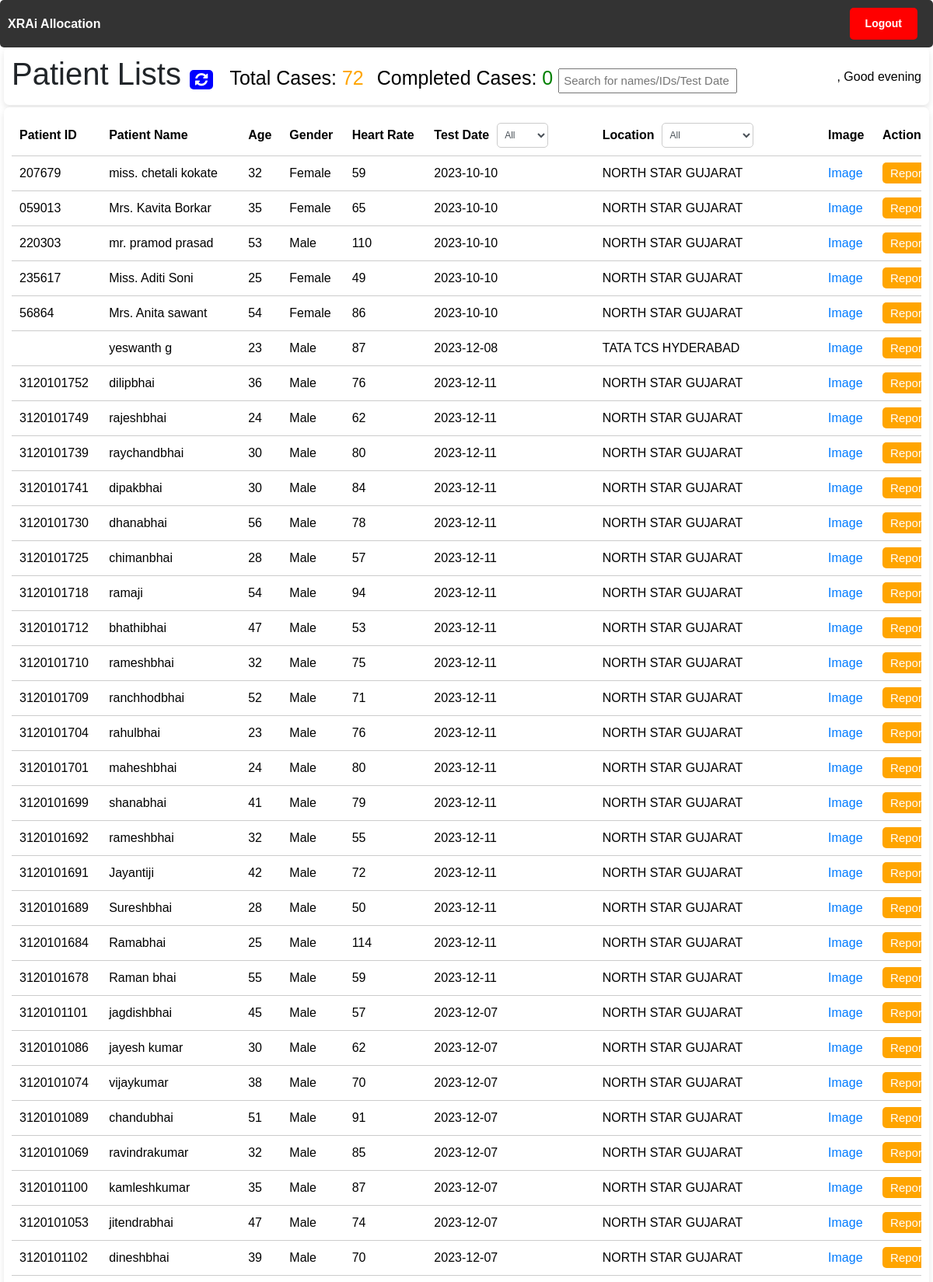
The page /allocation (upper part) on the database its author committed.
### users/models/patientdetails.py (models this page shows, shortened)
class PatientDetails(models.Model):
    GENDER_CHOICES = [
        ('Male', 'Male'),
        ('Female', 'Female'),
        ('Other', 'Other'),
    ]
    PatientId = models.CharField(max_length=15)
    PatientName = models.CharField(max_length=30)
    age = models.CharField(max_length=30)
    gender = models.CharField(max_length=15)
    HeartRate = models.CharField(max_length=30, null=True, blank=True)
    TestDate = models.CharField(max_length=20)
    ReportDate = models.CharField(max_length=20)
    PRInterval = models.CharField(max_length=30, null=True, blank=True)
    date = models.ForeignKey(Date, on_delete=models.CASCADE, default=None)
    reportimage = models.URLField(max_length=200, null=True, blank=True)
    cardiologist = models.ForeignKey(PersonalInfo, on_delete=models.SET_NULL, null=True, blank=True)

### users/models/Date.py (models this page shows)
class Date(models.Model):
    date_field = models.DateField()
    location = models.ForeignKey(Location, on_delete=models.CASCADE)
    def __str__(self):
        return str(self.date_field)

### users/models/Location.py (models this page shows)
class Location(models.Model):
    name = models.CharField(max_length=100)
    technician_name = models.CharField(max_length=100, default="Unknown Technician")
    city = models.ForeignKey(City, on_delete=models.CASCADE)
    def __str__(self):
        return self.name

### users/views.py (the view)
# urls.py: path('allocation', views.allocation, name='allocation'),
def allocation(request):
    patients = PatientDetails.objects.all()
    unique_date = Date.objects.all()
    unique_location = Location.objects.all()
    return render(request, 'users/allocation.html', {'patients': patients, 'Date': unique_date, "Location": unique_location})

### users/templates/users/allocation.html (shortened to what this page needs)
<!DOCTYPE html>
<html>
  {% load tz %} {% load static %}
  <head>
    <link rel="stylesheet" href="{% static 'resource/css/main.css' %}" />
    <link
      rel="stylesheet"
      href="https://stackpath.bootstrapcdn.com/bootstrap/4.5.0/css/bootstrap.min.css"
    />
    <link
      rel="stylesheet"
      href="https://cdnjs.cloudflare.com/ajax/libs/font-awesome/4.7.0/css/font-awesome.min.css"
    />
  </head>
  <body>
    <nav class="navbar">
      <ul>
        <li>
          <a href="/allocation"><strong>XRAi Allocation</strong></a>
        </li>
      </ul>
      <ul>
        <li>
          <a href="/logout"
            ><button class="logout-button btn btn-sm">
              <strong>Logout</strong>
            </button></a
          >
        </li>
      </ul>
    </nav>
    <div class="container">
      <div class="row">
        <div class="col-lg-12">
          <div class="card">
            <div class="card-body">
              <h1 class="header">
                Patient Lists
                <button type="button" class="refresh" onclick="refreshPage()">
                  <i style="font-size: 19px" class="fa">&#xf021;</i>
                </button>
                <span id="count1">Total Cases: <span id="totalRowCount">0</span>
                <span id="count2">Completed Cases: <span id="reportedRowCount">0</span>
                <input type="text" id="myInput" onkeyup="myFunction()" placeholder="Search for names/IDs/Test Date" title="Type in a name">
                <div class="greeting" id="greeting">
                  {% if user %}
                  <h6>
                    <strong>{{ user.first_name }}</strong>,
                    <span id="greeting-text"></span>
                  </h6>
                  {% endif %}
                </div>
              </h1>
            </div>
          </div>
        </div>
      </div>
      <div class="card">
        <div class="card-body">
          <div class="table-container">
            <table id="patientTable">
              <thead>
                <tr>
                  <th>Patient ID</th>
                  <th>Patient Name</th>
                  <th>Age</th>
                  <th>Gender</th>
                  <th>Heart Rate</th>
                  <th>
                      <div class="filter-dropdown-container">
                          <div>Test Date</div>
                          <div class="dropdown-select1" id="filter-date-dropdown-date">
                              <select id="filter-date-select-date" class="form-control">
                                  <option value="">All</option>
                              </select>
                          </div>
                      </div>
                  </th>
                  <th>
                      <div class="filter-dropdown-container">
                          <div>Location</div>
                          <div class="dropdown-select1" id="filter-location-dropdown">
                              <select id="filter-location-select-location" class="form-control">
                                  <option value="">All</option>
                              </select>
                          </div>
                      </div>
                  </th>
                  <th>Image</th>
                  <th>Actions</th>
                </tr>
              </thead>
              <tbody>
                {% for patient in patients %}
                <tr class="patientRow" id="{{ patient.PatientId }}">
                  <td>{{ patient.PatientId }}</td>
                  <td>{{ patient.PatientName }}</td>
                  <td>{{ patient.age }}</td>
                  <td>{{ patient.gender }}</td>
                  <td>{{ patient.HeartRate }}</td>
                  <td>{{ patient.TestDate }}</td>
                  <td>{{ patient.date.location.name }}</td>
                  <td>
                    <a
                      class="imageButton"
                      target="_blank"
                      href="{{ patient.reportimage }}"
                    >
                      Image
                    </a>
                  </td>
                  <td>
                    <a
                      class="reportButton"
                      href="reporting-bot?data-patientid={{ patient.PatientId }}&data-patientname={{ patient.PatientName }}&data-age={{ patient.age }}&data-gender={{ patient.gender }}&data-heartrate={{ patient.HeartRate }}&data-printerval={{patient.PRInterval}}&data-testdate={{ patient.TestDate }}&data-reportdate={{ patient.ReportDate }}&data-reportimage={{ patient.reportimage }}"
                      data-patient-id="{{ patient.PatientId }}"
                      data-patientname="{{ patient.PatientName }}"
                      data-age="{{ patient.age }}"
                      data-gender="{{ patient.gender }}"
                      data-heartrate="{{ patient.HeartRate }}"
                      data-printerval="{{ patient.PRInterval }}"
                      data-testdate="{{ patient.TestDate }}"
                      data-reportdate="{{ patient.ReportDate }}"
                      data-reportimage="{{ patient.reportimage }}"
                      onclick="changeButtonColor(this);"
                    >
                      Report
                    </a>
                  </td>
                </tr>
                {% endfor %}
              </tbody>
            </table>
          </div>
        </div>
      </div>
    </div>
  </body>
</html>

### users/static/resource/css/main.css (style rules this page uses)
.container { margin-top: 20px; }

### users/templates/users/allocation.html (style rules this page uses)
body { font-family: Arial, sans-serif; margin: 0; padding: 0; display: flex; min-height: 100vh; flex-direction: column; }
.container { margin: 0 auto; width: 100%; max-width: 100%; padding-left: 5px; padding-right: 5px; }
.card { border: none; border-radius: 7px; box-shadow: 0 4px 8px rgba(0, 0, 0, 0.1); margin-bottom: 3px; position: sticky; top: 0; z-index: 1; background-color: #fff; }
.card-body { padding: 10px; }
#count1 { padding: 10px; font-size: 25px; color: black; }
#count2 { padding: 10px; font-size: 25px; color: black; }
#totalRowCount { color: orange; }
#reportedRowCount { color: green; }
.header { margin-bottom: 5px; background-color: #fff; z-index: 10; position: sticky; top: 60px; }
table { width: 100%; border-collapse: collapse; background-color: #ccc; }
th, td { padding: 10px; text-align: left; border-bottom: 1px solid #ccc; }
th:last-child, td:last-child { border-right: none; }
th:first-child, td:first-child { position: sticky; left: 0; background-color: #fff; z-index: 1; }
td:first-child { z-index: 2; }
.table-container { height: 100%; overflow-y: auto; }
.dropdown-select1 { position: relative; }
.dropdown-select1 select { width: 70%; padding: 5px; font-size: 12px; border: 1px solid #ccc; border-radius: 5px; }
.greeting { margin-top: 18px; text-align: right; font-weight: bold; float: right; color: black; }
.filter-dropdown-container { display: flex; align-items: center; }
.filter-dropdown-container > div { margin-right: 10px; }
.reportButton { color: white; background-color: #ffa500; border: none; border-radius: 5px; padding: 5px 10px; font-size: 15px; cursor: pointer; }
.refresh { background-color: blue; color: white; padding: 3px 7px; border: none; border-radius: 5px; font-size: 12px; }
.navbar { background-color: #333; color: #fff; padding: 10px; z-index: 999; display: flex; justify-content: space-between; align-items: center; position: sticky; top: 0; border-radius: 5px; }
.navbar ul { list-style-type: none; margin: 0; padding: 0; }
.navbar ul li { display: inline; margin-right: 10px; }
.navbar ul li a { color: #fff; text-decoration: none; }
.logout-button { background-color: red; color: white; padding: 10px 20px; border: none; border-radius: 5px; }
#patientTable { width: 100vw; background-color: white; color: black; }
#myInput { padding: 5px; font-size: 15px; width: 230px; }

### rows shown on the page
PatientDetails: PatientId "207679", PatientName "miss. chetali kokate", age "32", gender "Female", HeartRate "59", TestDate "2023-10-10", date.location.name "NORTH STAR GUJARAT"
PatientDetails: PatientId "059013", PatientName "Mrs. Kavita Borkar", age "35", gender "Female", HeartRate "65", TestDate "2023-10-10", date.location.name "NORTH STAR GUJARAT"
PatientDetails: PatientId "220303", PatientName "mr. pramod prasad", age "53", gender "Male", HeartRate "110", TestDate "2023-10-10", date.location.name "NORTH STAR GUJARAT"
PatientDetails: PatientId "235617", PatientName "Miss. Aditi Soni", age "25", gender "Female", HeartRate "49", TestDate "2023-10-10", date.location.name "NORTH STAR GUJARAT"
PatientDetails: PatientId "56864", PatientName "Mrs. Anita sawant", age "54", gender "Female", HeartRate "86", TestDate "2023-10-10", date.location.name "NORTH STAR GUJARAT"
PatientDetails: PatientName "yeswanth g", age "23", gender "Male", HeartRate "87", TestDate "2023-12-08", date.location.name "TATA TCS HYDERABAD"
PatientDetails: PatientId "3120101752", PatientName "dilipbhai", age "36", gender "Male", HeartRate "76", TestDate "2023-12-11", date.location.name "NORTH STAR GUJARAT"
PatientDetails: PatientId "3120101749", PatientName "rajeshbhai", age "24", gender "Male", HeartRate "62", TestDate "2023-12-11", date.location.name "NORTH STAR GUJARAT"
PatientDetails: PatientId "3120101739", PatientName "raychandbhai", age "30", gender "Male", HeartRate "80", TestDate "2023-12-11", date.location.name "NORTH STAR GUJARAT"
PatientDetails: PatientId "3120101741", PatientName "dipakbhai", age "30", gender "Male", HeartRate "84", TestDate "2023-12-11", date.location.name "NORTH STAR GUJARAT"
PatientDetails: PatientId "3120101730", PatientName "dhanabhai", age "56", gender "Male", HeartRate "78", TestDate "2023-12-11", date.location.name "NORTH STAR GUJARAT"
PatientDetails: PatientId "3120101725", PatientName "chimanbhai", age "28", gender "Male", HeartRate "57", TestDate "2023-12-11", date.location.name "NORTH STAR GUJARAT"
PatientDetails: PatientId "3120101718", PatientName "ramaji", age "54", gender "Male", HeartRate "94", TestDate "2023-12-11", date.location.name "NORTH STAR GUJARAT"
PatientDetails: PatientId "3120101712", PatientName "bhathibhai", age "47", gender "Male", HeartRate "53", TestDate "2023-12-11", date.location.name "NORTH STAR GUJARAT"
PatientDetails: PatientId "3120101710", PatientName "rameshbhai", age "32", gender "Male", HeartRate "75", TestDate "2023-12-11", date.location.name "NORTH STAR GUJARAT"
PatientDetails: PatientId "3120101709", PatientName "ranchhodbhai", age "52", gender "Male", HeartRate "71", TestDate "2023-12-11", date.location.name "NORTH STAR GUJARAT"
PatientDetails: PatientId "3120101704", PatientName "rahulbhai", age "23", gender "Male", HeartRate "76", TestDate "2023-12-11", date.location.name "NORTH STAR GUJARAT"
PatientDetails: PatientId "3120101701", PatientName "maheshbhai", age "24", gender "Male", HeartRate "80", TestDate "2023-12-11", date.location.name "NORTH STAR GUJARAT"
PatientDetails: PatientId "3120101699", PatientName "shanabhai", age "41", gender "Male", HeartRate "79", TestDate "2023-12-11", date.location.name "NORTH STAR GUJARAT"
PatientDetails: PatientId "3120101692", PatientName "rameshbhai", age "32", gender "Male", HeartRate "55", TestDate "2023-12-11", date.location.name "NORTH STAR GUJARAT"
PatientDetails: PatientId "3120101691", PatientName "Jayantiji", age "42", gender "Male", HeartRate "72", TestDate "2023-12-11", date.location.name "NORTH STAR GUJARAT"
PatientDetails: PatientId "3120101689", PatientName "Sureshbhai", age "28", gender "Male", HeartRate "50", TestDate "2023-12-11", date.location.name "NORTH STAR GUJARAT"
PatientDetails: PatientId "3120101684", PatientName "Ramabhai", age "25", gender "Male", HeartRate "114", TestDate "2023-12-11", date.location.name "NORTH STAR GUJARAT"
PatientDetails: PatientId "3120101678", PatientName "Raman bhai", age "55", gender "Male", HeartRate "59", TestDate "2023-12-11", date.location.name "NORTH STAR GUJARAT"
PatientDetails: PatientId "3120101101", PatientName "jagdishbhai", age "45", gender "Male", HeartRate "57", TestDate "2023-12-07", date.location.name "NORTH STAR GUJARAT"
PatientDetails: PatientId "3120101086", PatientName "jayesh kumar", age "30", gender "Male", HeartRate "62", TestDate "2023-12-07", date.location.name "NORTH STAR GUJARAT"
PatientDetails: PatientId "3120101074", PatientName "vijaykumar", age "38", gender "Male", HeartRate "70", TestDate "2023-12-07", date.location.name "NORTH STAR GUJARAT"
PatientDetails: PatientId "3120101089", PatientName "chandubhai", age "51", gender "Male", HeartRate "91", TestDate "2023-12-07", date.location.name "NORTH STAR GUJARAT"
PatientDetails: PatientId "3120101069", PatientName "ravindrakumar", age "32", gender "Male", HeartRate "85", TestDate "2023-12-07", date.location.name "NORTH STAR GUJARAT"
PatientDetails: PatientId "3120101100", PatientName "kamleshkumar", age "35", gender "Male", HeartRate "87", TestDate "2023-12-07", date.location.name "NORTH STAR GUJARAT"
PatientDetails: PatientId "3120101053", PatientName "jitendrabhai", age "47", gender "Male", HeartRate "74", TestDate "2023-12-07", date.location.name "NORTH STAR GUJARAT"
PatientDetails: PatientId "3120101102", PatientName "dineshbhai", age "39", gender "Male", HeartRate "70", TestDate "2023-12-07", date.location.name "NORTH STAR GUJARAT"
